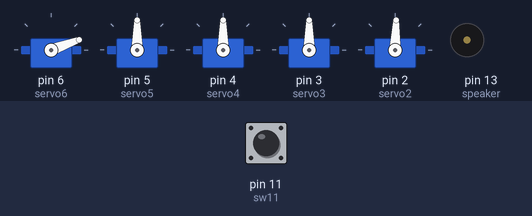
This sketch was run on a simulated Arduino Uno, built with avr-gcc and run on an emulated ATmega328P. Shown: 5 × servo, buzzer (waves = sounding, pin HIGH). The inputs (shaded band) are chosen by the test bench; at power-on: pin 11 (sw11) LOW.

Above: at 0.45 s.
At 2.85 s:
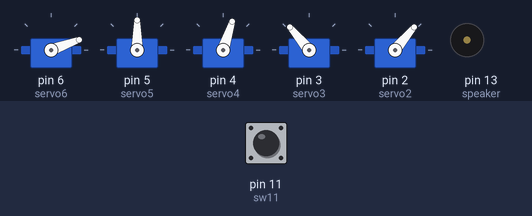
At 5.35 s:
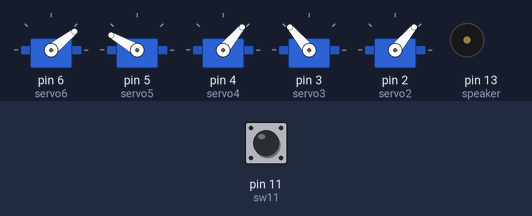
At 10.25 s:
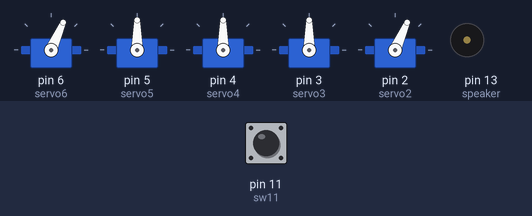
At 15.15 s:
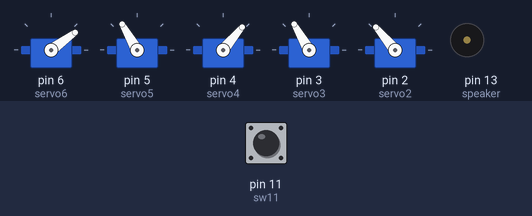
At 20.15 s:
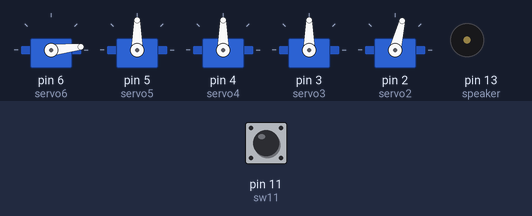
Timing chart, 0 to 26.1 s (numbered marks = the images above):
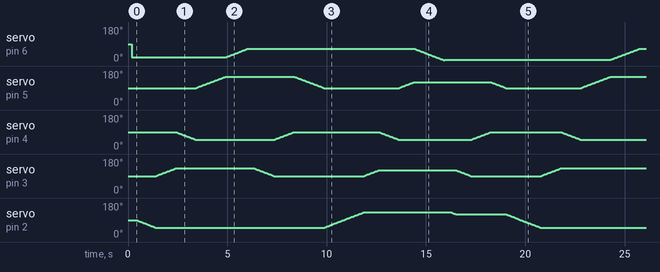

The sketch:

roboticArm1_1.ino
```cpp
//*****************************************************************************
//BT_Robotic Arm V1.1
//阿布拉機的3D列印與機器人
//http://arbu00.blogspot.tw/
//
//2016/01/04 Writen By Ashing Tsai
//
//
//******************************************************************************
#include <Servo.h>
Servo servo6;
Servo servo5;
Servo servo4;
Servo servo3;
Servo servo2;
//==============================

int angle6=20;
int angle5=90;
int angle4=90;
int angle3=90;
int angle2=90;

int angle=90;

int time3, time4;
//=============================
const int refVolts=5;
const int speaker=13;
const int swA=9;     //digital pin 9  0:press button ,claw close  ,1: release  no action
const int swB=10;     //digital pin 10  0:press button ,claw open   ,1: release  no action
const int sw11=11;     //digital pin 11  1:manual mode 0:auto mode
int Sw_flagA,Sw_flagB,Sw_flagD11;
//============================

void setup()
{

  Serial.begin(115200);
  pinMode(swA,INPUT);
  pinMode(swB,INPUT);
  pinMode(sw11,INPUT);
  pinMode(speaker,OUTPUT);

   servo6.attach(6);
   servo5.attach(5);
   servo4.attach(4);
   servo3.attach(3);
   servo2.attach(2);

         time3=7;
		     time4=50;

	  Middle();

}
void loop()
{

  Sw_flagD11=digitalRead(sw11);
//  Serial.print("D11=");
//  Serial.println(Sw_flagD11);

  //Sw_flagA=digitalRead(swA);
//  Serial.print("swA=");
//  Serial.println(Sw_flagA);
 // Sw_flagB=digitalRead(swB);
 // Serial.print("swB=");
 // Serial.println(Sw_flagB);
  //delay(500);

 // GetBatteryvoltage( ) ;

    if (Sw_flagD11)    //if 1 =Manualmode;
	{
     Manualmode() ;
	}
	else
	{
	  AutoMode() ;
	}


}

void Manualmode()
{

A_XAxis( );  //servo 2
A_YAxis( );  //servo 3
B_XAxis( );  //servo 4
B_YAxis( );  //servo 5
  JoyClickA();   // when press button to close claw
  JoyClickB();    //when press button to open  claw
}

void AutoMode()
{

         //==============================

		    Servoangle2(50);   //
	      Servoangle3(130); //
	      Servoangle4(50);   //
	      Servoangle5(150); //
	      Servoangle6(65)  ; //  Claw closed
	      delay(300);
         //========return===============

	      Servoangle3(90); //
	      Servoangle4(90);   //
	      Servoangle5(90); //


         //==========================

		    Servoangle2(130);   //
		    Servoangle3(120);   //
	      Servoangle4(50);     //
	      Servoangle5(120);   //
	      Servoangle6(5)  ;   //Claw open

          delay(300);

   //========return===============
		    Servoangle2(120);   //
		    Servoangle3(90);   //
	      Servoangle4(90);   //
	      Servoangle5(90);   //

}

void Middle()
{

      Servoangle2(90); // base
	    Servoangle3(90); //
	    Servoangle4(90); //
	    Servoangle5(90); //
      Servoangle6(20); // claw
      delay(200);

}

void Servoangle2A(int angle)
{

                 servo2.write(angle);
                 delay(100);   //100ms

}

void Servoangle2(int angle)
{

  if  (angle2!=angle){
		     while (angle2>angle)
		 {
		         angle2=angle2-2;
                 servo2.write(angle2);
                 delay(time4);  //50ms
		  }
		  while (angle2<angle)
		 {
		         angle2=angle2+2;
                 servo2.write(angle2);
                 delay(time4);  //50ms
		  }
	}else
    {
                 servo2.write(angle2);
                 delay(time4);   //50ms
	}

}
void Servoangle3(int angle)
{

  if  (angle3!=angle){
		     while (angle3>angle)
		 {
		         angle3=angle3-2;
                 servo3.write(angle3);
                 delay(time4);  //50ms
		  }
		  while (angle3<angle)
		 {
		         angle3=angle3+2;
                 servo3.write(angle3);
                 delay(time4);  //50ms
		  }
	}else
    {
                 servo3.write(angle3);
                 delay(30);   //50ms
	}

}
void Servoangle4(int angle)
{

  if  (angle4!=angle){
		     while (angle4>angle)
		 {
		         angle4=angle4-2;
                 servo4.write(angle4);
                 delay(time4);  //50ms
		  }
		  while (angle4<angle)
		 {
		         angle4=angle4+2;
                 servo4.write(angle4);
                 delay(time4);  //50ms
		  }
	}else
    {
                 servo4.write(angle4);
                 delay(time4);   //50ms
	}

}
void Servoangle5(int angle)
{

  if  (angle5!=angle){
		     while (angle5>angle)
		 {
		         angle5=angle5-2;
                 servo5.write(angle5);
                 delay(time4);  //50ms
		  }
		  while (angle5<angle)
		 {
		         angle5=angle5+2;
                 servo5.write(angle5);
                 delay(time4);  //50ms
		  }
	}else
    {
                 servo5.write(angle5);
                 delay(time4);   //50ms
	}

}
void Servoangle6(int angle)
{

  if  (angle6!=angle){
		     while (angle6>angle)
		 {
		         angle6=angle6-2;
                 servo6.write(angle6);
                 delay(time4);  //50ms
		  }
		  while (angle6<angle)
		 {
		         angle6=angle6+2;
                 servo6.write(angle6);
                 delay(time4);  //50ms
		  }
	}else
    {
                 servo6.write(angle6);
                 delay(time4);   //50ms
	}

}
void A_XAxis( void)   //servo 2
{
int val1;
float volts;
    //A_X axis===================================================
  val1=analogRead(1);
  volts=(float)val1*refVolts/1024;
//  Serial.print("A_X_voltage=");
 // Serial.print(volts,2);
 // Serial.println("V");


   if (volts>=4.0)
   {
          if (angle2<=170) { angle2=angle2+1;}
             servo2.write(angle2);
             delay(time3);       //50ms
    }else if (volts<=1.0)
            {
              if (angle2>=10){ angle2=angle2-1;}
              servo2.write(angle2);
              delay(time3);         //50ms
            }
     else {
                    servo2.write(angle2);
                      delay(time3);           //50ms
          }

  //-------------------------------------------------------------------------------------------------------------

}
void A_YAxis( void)    //servo 3
{
int val0;
float volts;
   //A_Y axis servo 3===========================================
  val0=analogRead(0);
  volts=(float)val0*refVolts/1024;
 // Serial.print("A_Y_voltage=");
 // Serial.print(volts,2);
 // Serial.println("V");


   if (volts>=4.0)
	 {
       if (angle3<=170) {
	       angle3=angle3+1;
        }
            servo3.write(angle3);
            delay(15);      //50ms
    }else if (volts<=1.0){

              if (angle3>=10) {
                              angle3=angle3-1;
                             }
                              servo3.write(angle3);
                              delay(time3);         //50ms
		                   }
	   else {
                 servo3.write(angle3);
                 delay(15);
	        }

	//------------------------------------------------------------------------------------------------

}

void B_XAxis( void)   //servo 4
{
int val3;
float volts;
    //B_X axis===================================================
  val3=analogRead(3);
  volts=(float)val3*refVolts/1024;
//  Serial.print("B_X_voltage=");
//  Serial.print(volts,2);
//  Serial.println("V");


   if (volts>=4.0)
   {
          if (angle4<=170) { angle4=angle4+1;}
             servo4.write(angle4);
             delay(time3);       //50ms
    }else if (volts<=1.0)
            {
              if (angle4>=10){ angle4=angle4-1;}
              servo4.write(angle4);
              delay(time3);         //50ms
            }
     else {
                    servo4.write(angle4);
                      delay(time3);           //50ms
          }

  //-------------------------------------------------------------------------------------------------------------

}
void B_YAxis( void)    //servo 5
{
int val2;
float volts;
   //B_Y axis servo 5===========================================
  val2=analogRead(2);
  volts=(float)val2*refVolts/1024;
//  Serial.print("B_Y_voltage=");
//  Serial.print(volts,2);
//  Serial.println("V");


   if (volts>=4.0)
   {
       if (angle5<=170) {
         angle5=angle5+1;
        }
            servo5.write(angle5);
            delay(time3);      //50ms
    }else if (volts<=1.0){

              if (angle5>=10) {
                              angle5=angle5-1;
                             }
                              servo5.write(angle5);
                              delay(time3);         //50ms
                       }
     else {
                 servo5.write(angle5);
                 delay(time3);
          }

  //------------------------------------------------------------------------------------------------

}
void JoyClickA(void )
{
  pinMode(swA,INPUT);

   //Joystick click button===================================================
  Sw_flagA=digitalRead(swA);
//  Serial.print("Switch=");
//  Serial.print(Sw_flagA,2);


      if (Sw_flagA==0)                    // 0:press button
	    {

            if (angle6<=65)
	        {
              angle6=angle6+1;
              servo6.write(angle6);         //Claw close
              delay(7);
            }else
            {
              servo6.write(angle6);         //keep
              delay(7);
            }

         }


}
void JoyClickB(void )
{
  pinMode(swB,INPUT);
   //Joystick click button===================================================
  Sw_flagB=digitalRead(swB);
 // Serial.print("Switch=");
 // Serial.print(Sw_flagB,2);


  if (Sw_flagB==0)                    // 0:press button
      {

            if (angle6>=5)
          {
              angle6=angle6-1;
              servo6.write(angle6);              //Claw open
              delay(7);
            }else
            {
              servo6.write(angle6);              //keep
              delay(7);
            }

         }
}

//---below are not neccessary--------
void GetBatteryvoltage( void)
{
int val4;
float volts;
  const int refVoltsBattery=8.6;
  val4=analogRead(4);
  volts=(float)val4*refVoltsBattery/1024;
//  Serial.print("Battery_voltage=");
//  Serial.print(volts,2);
//  Serial.println("V");


 if (volts<7.0)
   {
     Speakersound();
   }

  //------------------------------------------------------------------------------------------------

}

void Speakersound()
{
  for(int i=0;i<10;i++)
  {
    tone(speaker,1000);
    delay(25);
    tone(speaker,500);
    delay(25);
  }
  noTone(speaker);
}
```
